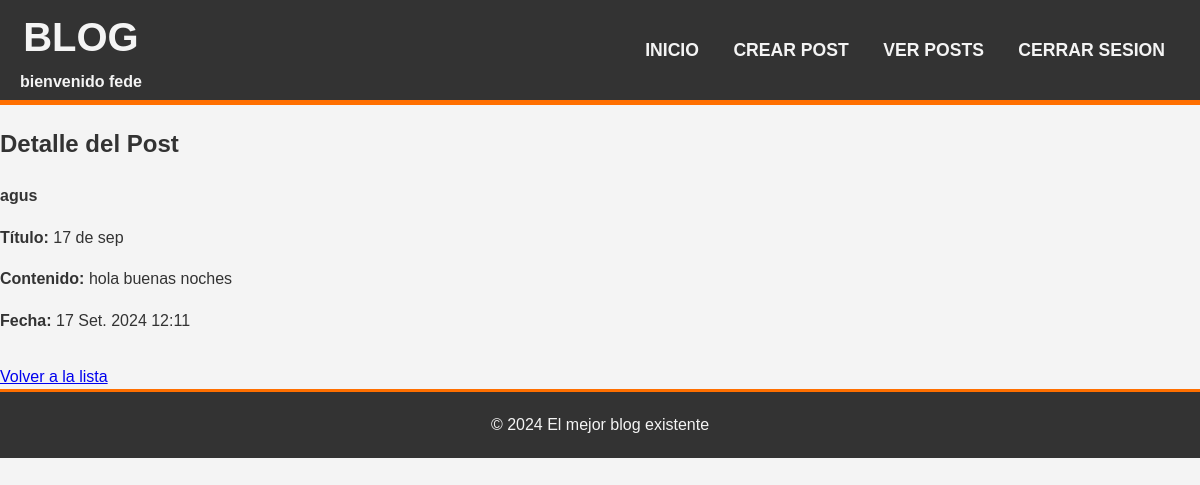
The app's page /posts/31 (signed in) with its own data.
### post/models.py (models this page shows, shortened)
class Posteo(models.Model):
    titulo = models.CharField(max_length=120)
    contenido= models.TextField()
    Fecha_de_publicacion = models.DateTimeField(auto_now_add=True)
    author= models.ForeignKey(User, on_delete=models.CASCADE, related_name='post_manage')

### post/views.py (the view)
# urls.py: path('posts/<int:pk>', views.post_detail, name='detalle_posteo'),
@login_required
def post_detail(request, pk):
    post = get_object_or_404(Posteo, pk=pk)
    return render(request, 'post.html', {'post': post})

### post/templates/post.html (shortened to what this page needs)
{% extends 'base.html' %}
{% block content %}
<div class="centered-content">
    <h2>Detalle del Post</h2>
</div>
<div class="post-container">
    <div class="post-card">
        <strong class="user">{{post.author}}</strong><br>
        <p><strong>Título:</strong> {{ post.titulo }}<br></p>
        <p><strong>Contenido:</strong> {{ post.contenido }}<br></p>
        <p><strong>Fecha:</strong> {{ post.Fecha_de_publicacion }}<br></p>
    </div>
</div>
<div class="centered-content" style="margin-top: 30px;">
    <a href="{% url 'lista_posteos' %}" class="btn">Volver a la lista</a>
</div>
{% endblock %}

### post/templates/base.html (shortened to what this page needs)
<!DOCTYPE html>
<html lang="es">
<head>
    {% load static %}
    <link rel="stylesheet" href="{% static 'css/styles.css' %}">
    <link rel="stylesheet" href="{% static 'css/adicionales.css' %}">
</head>
<body>
    <header>
        <div class="header">
        <h1>BLOG</h1>
        <p><strong> bienvenido {{ user.username }}</strong> </p>
        </div>
        <nav>
            <ul>
                {% if user.is_authenticated %}
                <li><a href="{% url 'home' %}">INICIO</a> </li>
                <li><a href="{% url 'crear' %}">CREAR POST</a></li>
                <li><a href="{% url 'lista_posteos' %}">VER POSTS</a></li>
                <li><a href="{% url 'logout' %}">CERRAR SESION</a></li>
                {% else %}
                <li><a href="{% url 'login' %}">INICIAR SESION</a></li>
                <li><a href="{% url 'register' %}">REGISTRARSE </a></li>
                {% endif %}
            </ul>
        </nav>
    </header>
    <main>
        {% block content %}
        {% endblock %}
    </main>
    <footer>
       © 2024 El mejor blog existente
    </footer>
</body>
</html>

### post/static/css/styles.css (style rules this page uses)
:root { --color-naranja: #ff6f00; --color-gris: #333333; --color-claro: #f4f4f4; }
body { font-family: Arial, Helvetica, sans-serif; background-color: var(--color-claro); color: var(--color-gris); margin: 0; padding: 0; line-height: 1.6; min-height: 100vh; }
header { display: flex; align-items: center; justify-content: space-between; background-color: var(--color-gris); color: var(--color-claro); padding: 0 20px; text-align: center; border-bottom: 5px solid var(--color-naranja); height: 100px; }
header h1 { margin: 0 auto; text-align: center; font-size: 2.5em; flex-grow: 1; }
header p { margin: 0; text-align: center; color: var(--color-claro); }
nav ul { list-style-type: none; padding: 0; margin: 0; text-align: center; }
nav ul li { display: inline; margin: 0 15px; }
nav ul li a { color: var(--color-claro); text-decoration: none; font-weight: bold; font-size: 1.1em; transition: color 0.5s ease; }
footer { background-color: var(--color-gris); color: var(--color-claro); text-align: center; padding: 20px; border-top: 3px solid var(--color-naranja); }

### records on screen
Posteo: author "agus", titulo "17 de sep", contenido "hola buenas noches", Fecha_de_publicacion "17 Set. 2024 12:11"

### other values on screen
{{ user.username }} "fede"
